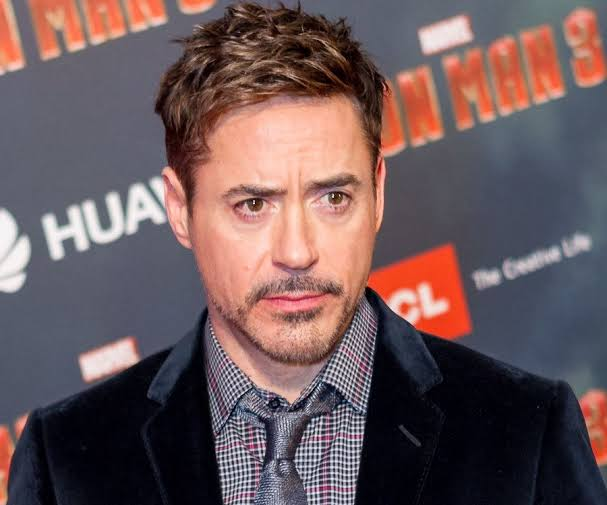
#> input picture Computer-Vision/images.jfif, 607 x 505 px, found by its file name
$ python '1. Haar-Cascade-Classifier.py'
#> lines starting #> are read from the running program, lines starting #| are printed output that depends on the picture; after the words box and inside, x2 and y2 are one past the last pixel; in counts of white or black regions, pixels touching at a corner belong together
# -*- coding: utf-8 -*-
"""
Created on Mon Dec 23 23:14:16 2019

@author: vinja
"""

import numpy as np
import cv2
#Open CV's Cascade Classifier function is pointed to where our classifier (XML) is stored
face_classifier = cv2.CascadeClassifier("C:/Users/vinja/Desktop/Computer-Vision/Haarcascades/haarcascade_frontalface_default.xml")
eye_classifier = cv2.CascadeClassifier("C:/Users/vinja/Desktop/Computer-Vision/Haarcascades/haarcascade_eye.xml")
image = cv2.imread("C:/Users/vinja/Desktop/Computer-Vision/images.jfif")
#> image is the input picture: shape (505, 607, 3); mean B, G, R 90.9, 88.5, 108.9
#Convert Image to GrayScale
image_gray = cv2.cvtColor(image, cv2.COLOR_BGR2GRAY)
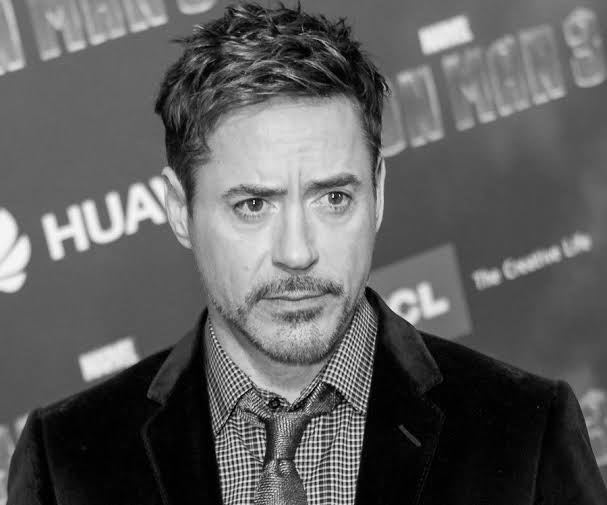
#> image_gray: shape (505, 607); min 0, max 251, mean 94.9
#Easier to process a gray channel image

faces = face_classifier.detectMultiScale(image_gray,1.3,5) #Inbuilt feature of Haar Cascade Classifier
#> faces = [[172, 104, 250, 250]]

if faces is ():
    print("No faces found")


# [5 lines of commented-out code are left out]
for (x,y,w,h) in faces:
    cv2.rectangle(image, (x,y), (x+w,y+h), (127,0,255), 2)
    cv2.imshow("Face Detection", image)
    cv2.waitKey()
    roi_gray = image_gray[y:y+h, x:x+w] #crop only the face part
    roi_color = image[y:y+h, x:x+w]
    eyes = eye_classifier.detectMultiScale(roi_gray)
    for (ex,ey,ew,eh) in eyes:
        cv2.rectangle(roi_color,(ex,ey),(ex+ew,ey+eh),(255,255,0),2)
        cv2.imshow("Face Detection", image)
        cv2.waitKey()
#> this loop made 1 pass
#> (x, y, w, h, eyes) on pass 1: (172, 104, 250, 250, [[135, 68, 53, 53], [54, 77, 47, 47]])
#> pass 1, `cv2.imshow("Face Detection", image)`:
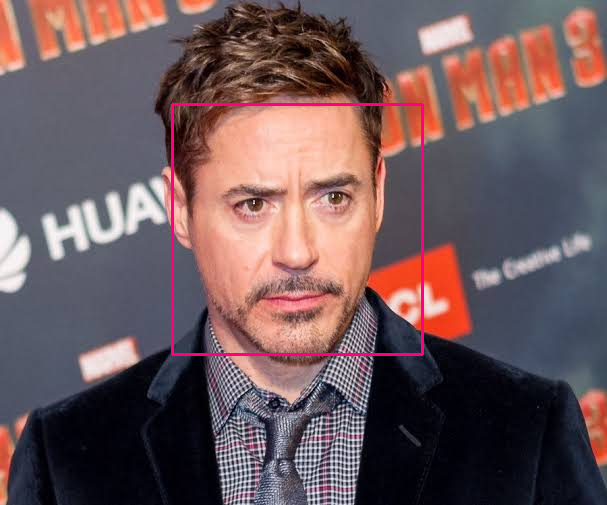
#> window 'Face Detection': shape (505, 607, 3); mean B, G, R 91.3, 87.6, 110.2
#> pass 1, `roi_gray = image_gray[y:y+h, x:x+w]`:
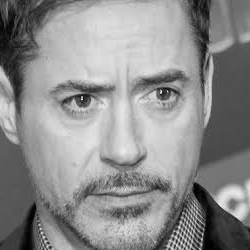
#> roi_gray: shape (250, 250); min 1, max 237, mean 141.1
#> pass 1, `roi_color = image[y:y+h, x:x+w]`:
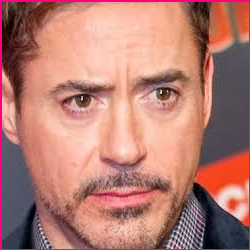
#> roi_color: shape (250, 250, 3); mean B, G, R 115.1, 124.3, 183
#> pass 1, `cv2.imshow("Face Detection", image)`:
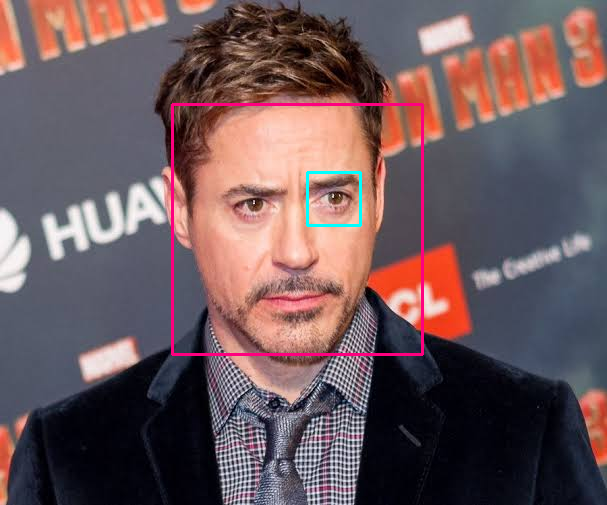
#> window 'Face Detection': shape (505, 607, 3); mean B, G, R 91.5, 87.8, 109.7
#> after the loop:
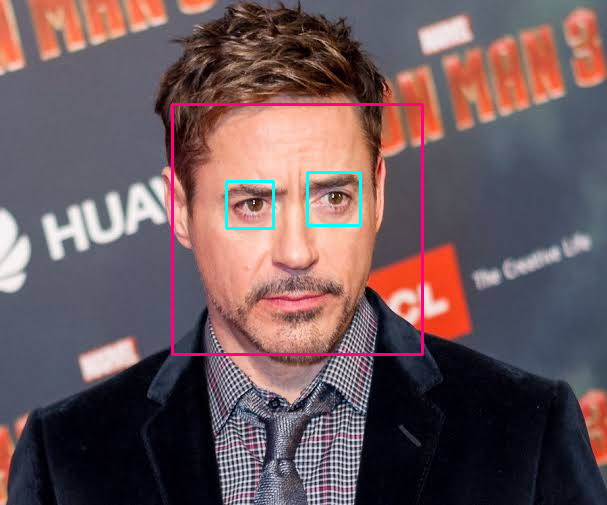
#> image: shape (505, 607, 3); 1.37% of pixels changed, all inside (x1, y1, x2, y2) = (171, 103, 424, 356)
#> after the loop:
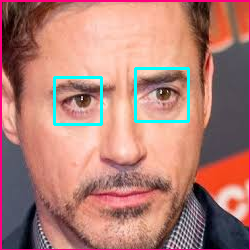
#> roi_color: shape (250, 250, 3); 1.91% of pixels changed, all inside (x1, y1, x2, y2) = (53, 67, 190, 126)
cv2.destroyAllWindows()
